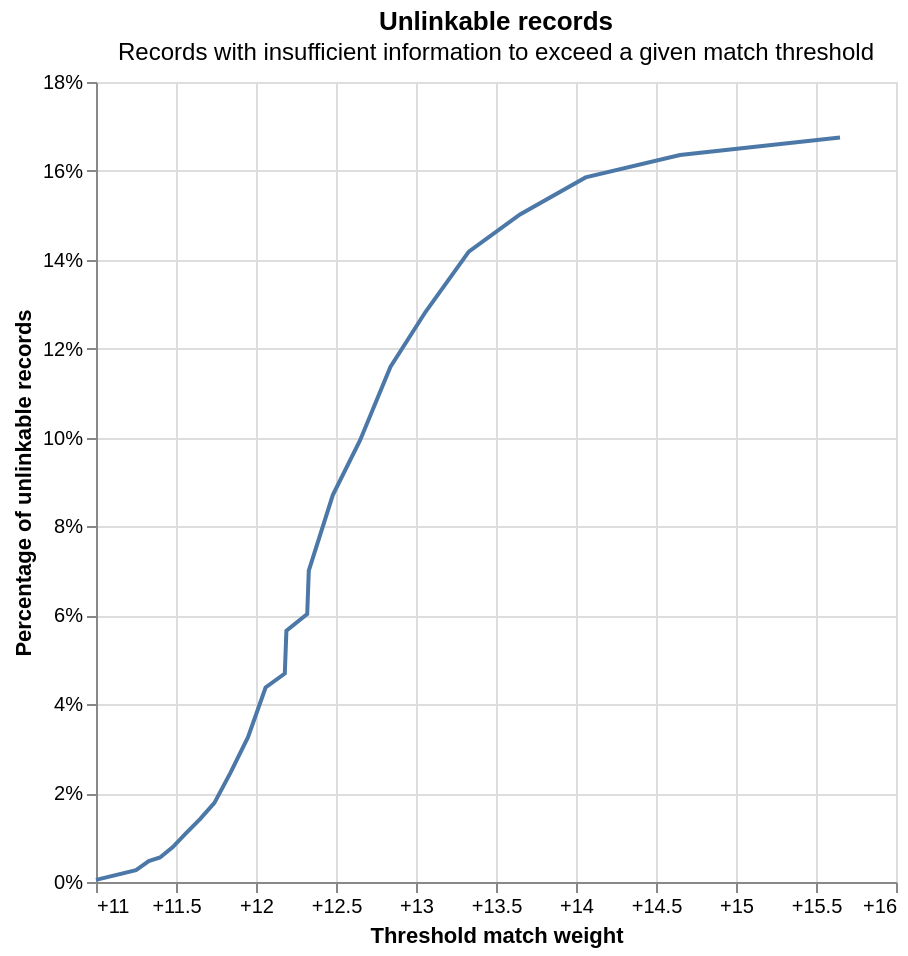

This figure's notebook cell:
### Code cell
linker.evaluation.unlinkables_chart()

### Figure 1 — Vega-Lite specification as saved in the notebook (floating-point values rounded to 4 significant figures)
{"config": {"view": {"continuousWidth": 400, "continuousHeight": 300}}, "layer": [{"mark": {"type": "line"}, "encoding": {"x": {"axis": {"format": "+", "title": "Threshold match weight"}, "field": "match_weight", "type": "quantitative"}, "y": {"axis": {"format": "%", "title": "Percentage of unlinkable records"}, "field": "cum_prop", "type": "quantitative"}}}, {"mark": {"type": "point"}, "encoding": {"opacity": {"condition": {"param": "x_match_weight_y_cum_prop_coords_of_mouse", "value": 1, "empty": false}, "value": 0}, "tooltip": [{"field": "match_weight", "format": "+.5", "title": "Match weight", "type": "quantitative"}, {"field": "match_probability", "format": ".5", "title": "Match probability", "type": "quantitative"}, {"field": "cum_prop", "format": ".3%", "title": "Proportion of unlinkable records", "type": "quantitative"}], "x": {"axis": {"title": "Threshold match weight"}, "field": "match_weight", "type": "quantitative"}, "y": {"axis": {"format": "%", "title": "Percentage of unlinkable records"}, "field": "cum_prop", "type": "quantitative"}}, "name": "mouse_coords"}, {"mark": {"type": "rule", "color": "gray"}, "encoding": {"x": {"field": "match_weight", "type": "quantitative"}}, "transform": [{"filter": {"param": "x_match_weight_y_cum_prop_coords_of_mouse", "empty": false}}]}, {"mark": {"type": "rule", "color": "gray"}, "encoding": {"y": {"field": "cum_prop", "type": "quantitative"}}, "transform": [{"filter": {"param": "x_match_weight_y_cum_prop_coords_of_mouse", "empty": false}}]}], "data": {"name": "data-375f59ae2fc49bf64019e17f29e2f903"}, "height": 400, "params": [{"name": "x_match_weight_y_cum_prop_coords_of_mouse", "select": {"type": "point", "fields": ["match_weight", "cum_prop"], "nearest": true, "on": "mouseover"}, "views": ["mouse_coords"]}], "title": {"text": "Unlinkable records", "subtitle": "Records with insufficient information to exceed a given match threshold"}, "width": 400, "$schema": "https://vega.github.io/schema/vega-lite/v5.9.3.json", "datasets": {"data-375f59ae2fc49bf64019e17f29e2f903": [{"match_weight": 11.0, "match_probability": 0.9995, "prop": 0.0004723, "cum_prop": 0.0004723}, {"match_weight": 11.25, "match_probability": 0.9996, "prop": 0.002204, "cum_prop": 0.002676}, {"match_weight": 11.33, "match_probability": 0.9996, "prop": 0.002047, "cum_prop": 0.004723}, {"match_weight": 11.4, "match_probability": 0.9996, "prop": 0.0007872, "cum_prop": 0.00551}, {"match_weight": 11.48, "match_probability": 0.9997, "prop": 0.002361, "cum_prop": 0.007872}, {"match_weight": 11.56, "match_probability": 0.9997, "prop": 0.002991, "cum_prop": 0.01086}, {"match_weight": 11.65, "match_probability": 0.9997, "prop": 0.003306, "cum_prop": 0.01417}, {"match_weight": 11.74, "match_probability": 0.9997, "prop": 0.003621, "cum_prop": 0.01779}, {"match_weight": 11.84, "match_probability": 0.9997, "prop": 0.00677, "cum_prop": 0.02456}, {"match_weight": 11.95, "match_probability": 0.9998, "prop": 0.008029, "cum_prop": 0.03259}, {"match_weight": 12.06, "match_probability": 0.9998, "prop": 0.01118, "cum_prop": 0.04377}, {"match_weight": 12.18, "match_probability": 0.9998, "prop": 0.003149, "cum_prop": 0.04691}, {"match_weight": 12.19, "match_probability": 0.9998, "prop": 0.009603, "cum_prop": 0.05652}, {"match_weight": 12.32, "match_probability": 0.9998, "prop": 0.003778, "cum_prop": 0.0603}, {"match_weight": 12.33, "match_probability": 0.9998, "prop": 0.009761, "cum_prop": 0.07006}, {"match_weight": 12.48, "match_probability": 0.9998, "prop": 0.017, "cum_prop": 0.08706}, {"match_weight": 12.65, "match_probability": 0.9998, "prop": 0.01228, "cum_prop": 0.09934}, {"match_weight": 12.84, "match_probability": 0.9999, "prop": 0.01653, "cum_prop": 0.1159}, {"match_weight": 13.06, "match_probability": 0.9999, "prop": 0.01244, "cum_prop": 0.1283}, {"match_weight": 13.33, "match_probability": 0.9999, "prop": 0.01354, "cum_prop": 0.1418}, {"match_weight": 13.65, "match_probability": 0.9999, "prop": 0.008344, "cum_prop": 0.1502}, {"match_weight": 14.06, "match_probability": 0.9999, "prop": 0.008344, "cum_prop": 0.1585}, {"match_weight": 14.65, "match_probability": 1.0, "prop": 0.005038, "cum_prop": 0.1636}, {"match_weight": 15.65, "match_probability": 1.0, "prop": 0.003936, "cum_prop": 0.1675}]}}
